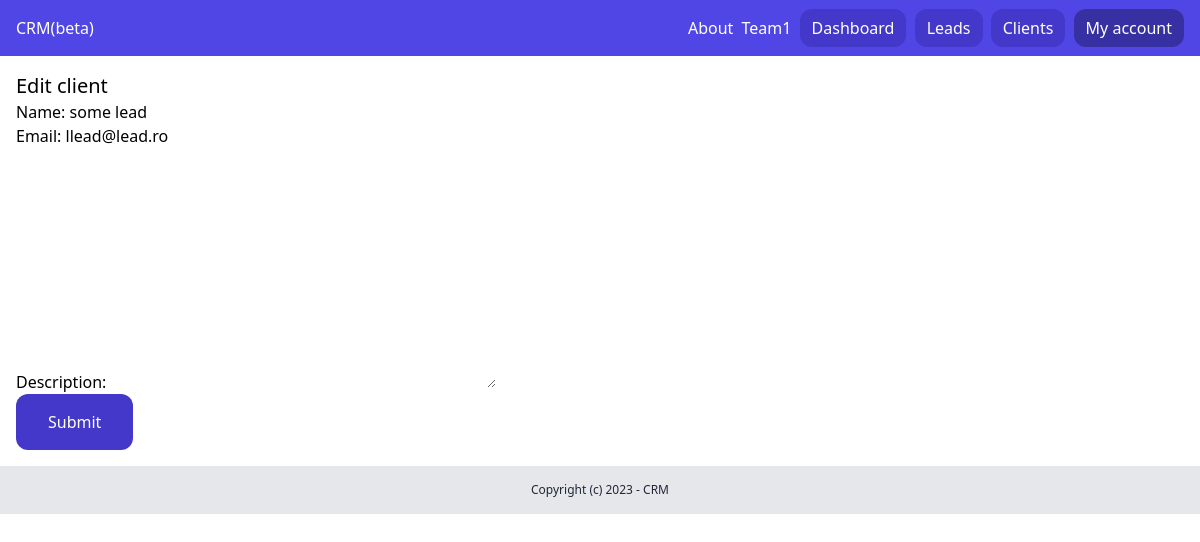
/dashboard/clients/17/edit/ (signed in), run on the app's committed database.
### team/models.py (models this page shows, shortened)
class Team(models.Model):
    plan = models.ForeignKey(Plan, related_name='teams', blank=True, null=True,
                             on_delete=models.CASCADE)
    name = models.CharField(max_length=100)
    members = models.ManyToManyField(User, related_name='teams')
    created_by = models.ForeignKey(
        User, related_name='created_teams', on_delete=models.CASCADE)
    created_at = models.DateTimeField(auto_now=True)

### client_app/models.py (models this page shows, shortened)
class Client(models.Model):
    class Meta:
        ordering = ('name',)
    team = models.ForeignKey(
        Team, related_name='clients', on_delete=models.CASCADE)
    name = models.CharField(max_length=255)
    email = models.EmailField()
    description = models.TextField(blank=True, null=True)
    created_by = models.ForeignKey(
        User, related_name='client', on_delete=models.CASCADE)
    created_at = models.DateTimeField(auto_now_add=True)
    modified_at = models.DateTimeField(auto_now=True)

### client_app/views.py (the view)
# urls.py: path('<int:pk>/edit/', ClientsUpdateView.as_view(), name='clients_edit'),
class ClientsUpdateView(LoginRequiredMixin, UpdateView):
    model = Client
    template_name = 'client_app/client_edit.html'
    fields = ('name', 'email', 'description', )
    success_url = reverse_lazy('client_app:clients_list')
    def get_queryset(self):
        queryset = super(ClientsUpdateView, self).get_queryset()
        return queryset.filter(
            created_by=self.request.user, pk=self.kwargs.get('pk'))

### team/context_proceessors.py (called while the page is built)
def active_team(request):
    if request.user.is_authenticated:
        if request.user.userprofile.active_team:
            active_team = request.user.userprofile.active_team
        else:
            active_team = Team.objects.filter(created_by=request.user)[0]
    else:
        active_team = None
    return {'active_team': active_team}

### client_app/templates/client_app/client_edit.html
{% extends 'core_app/base.html' %} {% block title %} Edit client {% endblock %}
{%block content %}
<div class="py-4 px-4">
  <h1 class="text-xl">Edit client</h1>
  <form method="POST" action=".">
    {% csrf_token %} {{ form.as_p }}
    <button class="py-4 px-8 bg-indigo-700 text-white rounded-xl">
      Submit
    </button>
  </form>
</div>
{% endblock %}

### core_app/templates/core_app/partials/nav.html
<nav class="py-4 px-4 flex justify-between bg-indigo-600">
  <a href="/" class="text-white">CRM(beta)</a>
  <div class="space-x-1">
    <a href="{% url 'core_app:about' %}" class="text-white">About</a>
    {% if request.user.is_authenticated %}
    <a href="{% url 'team:detail' active_team.id %}" class="text-white"> {{ active_team.name }} </a>
    <a href="{% url 'dashboard:dashboard' %}" class="py-2 px-3 bg-indigo-700 rounded-xl text-white">Dashboard</a>
    <a href="{% url 'lead:leads_list' %}" class="py-2 px-3 bg-indigo-700 rounded-xl text-white">Leads</a>
    <a href="{% url 'client_app:clients_list' %}" class="py-2 px-3 bg-indigo-700 rounded-xl text-white">Clients</a>
    <a href="{% url 'acount' %}" class="py-2 px-3 bg-indigo-800 rounded-xl text-white">My account</a>
    {% else %}
    <a href="{% url 'userprofile:login' %}" class="py-2 px-3 bg-indigo-700 rounded-xl text-white">Log in</a>
    <a href="{% url 'userprofile:signup' %}" class="py-2 px-3 bg-indigo-700 rounded-xl text-white">Sign up</a>
    {% endif %}
  </div>
</nav>

### data on the page
Team: name "Team1"
Client: name "some lead", email "llead@lead.ro"
